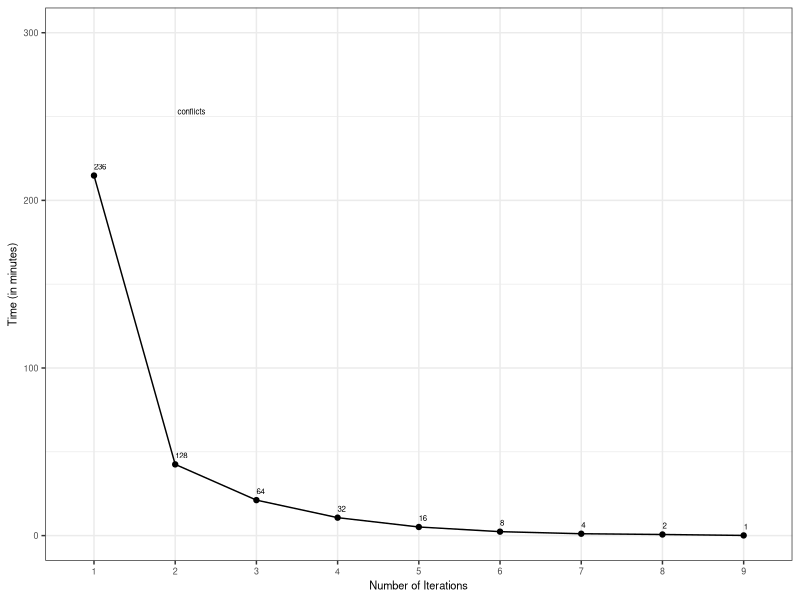

This figure's R source:
library("ggplot2")
library("ggrepel")
library("dplyr")

iterations <- c("1", "2", "3", "4", "5", "6", "7", "8", "9")
time <- c(214.81,42.48,21.16,10.7,5.13,2.35,1.11,0.66,0.1) # in minutes
conflicts <- c(236, 128, 64, 32, 16, 8, 4, 2, 1)

ttt <- c("Conflicts")

subjects_table <- data.frame(iterations, time)
colnames(subjects_table) <- c("Iterations", "Time (in minutes)")

pdf("time-conflicts-iterations.pdf", width = 3, height = 1.2)

subjects_table

ggplot(subjects_table, aes(x = iterations, y = time, group=1)) + 
geom_line() +
geom_point() +
geom_text(aes(label=conflicts),hjust=0, vjust=-1, size=2) +
theme_bw()+
guides(colour = guide_legend(nrow = 1))+
theme(text=element_text(size=8),
    legend.background = element_blank(),
    legend.title = element_blank(),
    # axis.title.y = element_text(size=8),
    # axis.text.y = element_text(size=8),
) +
# geom_label_repel(
#         aes(iterations, time, label = ttt),
#         box.padding = 0.1, point.padding = 0.1,
#         segment.color = 'grey50') +
annotate("text",x=2.2,y=253,label="conflicts",size=2)+
theme() +
# geom_segment(aes(x = 5, y = 200, xend = iterations, yend = time), 
#     colour='black', size=0.1,arrow = arrow(length = unit(0.1, "cm")))+
scale_y_continuous( limits = c(0,300) ) +
labs(x="Number of Iterations", y = "Time (in minutes)")
# geom_label_repel(
#         aes(iterations, time, label = iterations),
#         box.padding = 0.35, point.padding = 0.5,
#         segment.color = 'grey50')

# rerun <- ggplot(itsummary, aes(x = size, y = mean)) +
# # geom_errorbar(aes(ymin = mean - sd, ymax = mean + sd), color = "black", size=0.5, width=0.25) +
#   geom_errorbar(aes(ymin = mean - sd, ymax = mean + sd), color = "black", size=0.2, width=0.1) +
#   geom_line(size = 0.3) +
#   geom_point(size = 1) +
#   scale_x_discrete(limits = 1:5) +
#   theme_bw() + 
#   scale_y_continuous( limits = c(-1,6) ) +
#   theme(text=element_text(size=8),
#         legend.background = element_blank(),
#         legend.title = element_blank(),
#         plot.margin=unit(c(-1,0,0,-0.10), "cm"),#(top,right,bottom,left)
#         axis.title.y = element_text(margin = margin(t = 0, r = 8.5, b = 0, l = 4), size=8),
#         axis.text.y = element_text(margin = margin(t = 0, r = 1, b = 0, l = 3), size=6),
#   ) +
#   annotate("label", x = 5.5, y = 5.5, label = "SS", size=2, fontface="bold") +
#   labs(x = "Number of conflicts", y = "# Iterations")

# # grid.arrange(pwplot, itplot, rerun, ncol=1, heights = c(1, 1, 1))
# # grid.arrange(pwplot, itplot, rerun, ncol=1, heights = c(0.8,0.8,0.5))
